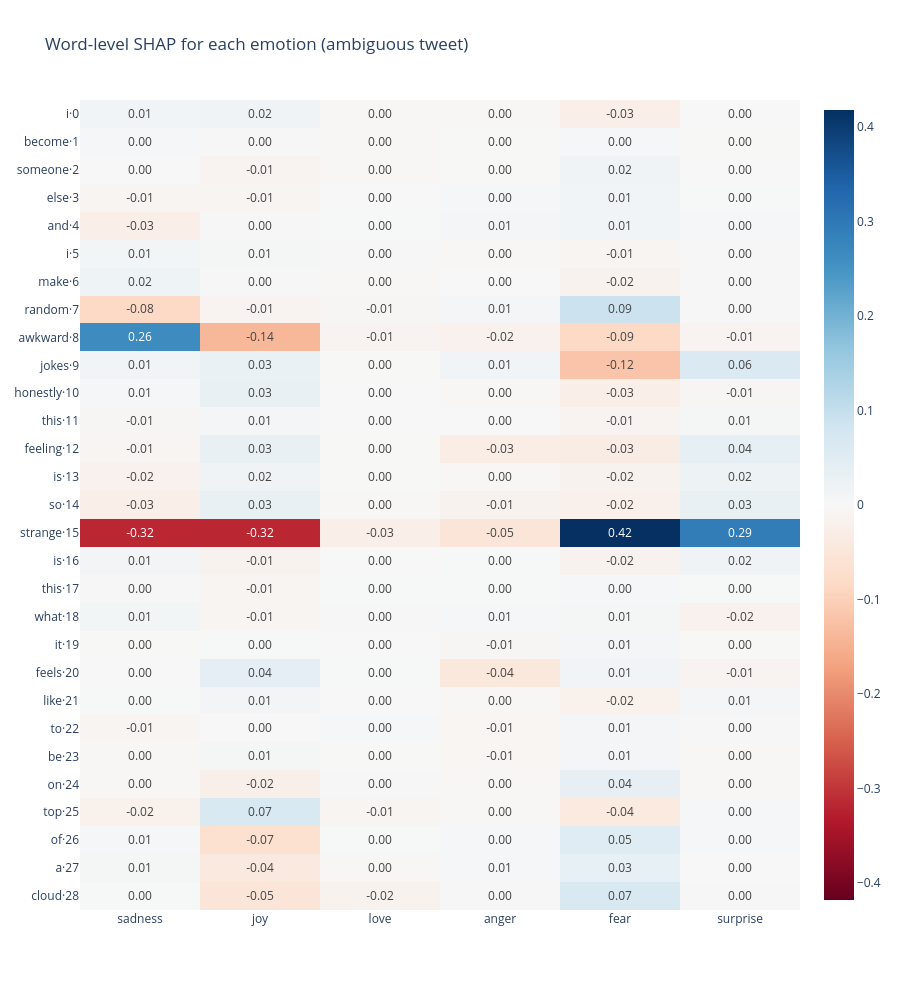

Write notebook code for a chart like this one.
### Markdown cell above
### Q7 *(6 marks)* — One tweet, six explanations
Write **`shap_all_classes(text, max_evals=500)`** that returns a DataFrame: **one row per word** (index like `"word·i"`), **one column per emotion** (`EMOTIONS` order), values = word-level SHAP scores. Call SHAP **only once** (one call already returns all 6 classes).

Draw it as a heat-map (`px.imshow`, diverging colours, midpoint 0) for `amb_text`.

<details><summary>🔑 <b>Hint</b> (click to open)</summary>

Loop <code>for c in range(6)</code> over <code>np.array(sv.values[0])[:, c]</code> and align each column with <code>align_to_words</code>.
</details>

### Code cell
# ✏️ Q7 — YOUR CODE HERE
def shap_all_classes(text, max_evals=500):
    sv = shap_explainer([text], max_evals=max_evals, silent=True)      # ONE call -> all 6 classes
    tokens, vals = list(sv.data[0]), np.array(sv.values[0])
    cols = {}
    for c in range(6):
        words, cols[EMOTIONS[c]] = align_to_words(text, tokens, vals[:, c])
    return pd.DataFrame(cols, index=[f"{w}·{i}" for i, w in enumerate(words)])[EMOTIONS]

heat = shap_all_classes(amb_text)
px.imshow(heat, color_continuous_scale="RdBu", color_continuous_midpoint=0, text_auto=".2f", aspect="auto",
          title="Word-level SHAP for each emotion (ambiguous tweet)").update_layout(height=120 + 30 * len(heat)).show()
heat.round(3)

### Figure 1 — Plotly figure (JSON) as saved in the notebook; plotly's stock layout.template omitted (floating-point values rounded to 4 significant figures; data arrays with more than 128 entries replaced by an {"elided": "..."} marker saying what was removed)
{"data": [{"coloraxis": "coloraxis", "hovertemplate": "x: %{x}<br>y: %{y}<br>color: %{z}<extra></extra>", "name": "0", "texttemplate": "%{z:.2f}", "type": "heatmap", "x": ["sadness", "joy", "love", "anger", "fear", "surprise"], "xaxis": "x", "y": ["i·0", "become·1", "someone·2", "else·3", "and·4", "i·5", "make·6", "random·7", "awkward·8", "jokes·9", "honestly·10", "this·11", "feeling·12", "is·13", "so·14", "strange·15", "is·16", "this·17", "what·18", "it·19", "feels·20", "like·21", "to·22", "be·23", "on·24", "top·25", "of·26", "a·27", "cloud·28"], "yaxis": "y", "z": {"elided": "29x6 float values"}}], "layout": {"coloraxis": {"cmid": 0, "colorscale": [[0.0, "rgb(103,0,31)"], [0.1, "rgb(178,24,43)"], [0.2, "rgb(214,96,77)"], [0.3, "rgb(244,165,130)"], [0.4, "rgb(253,219,199)"], [0.5, "rgb(247,247,247)"], [0.6, "rgb(209,229,240)"], [0.7, "rgb(146,197,222)"], [0.8, "rgb(67,147,195)"], [0.9, "rgb(33,102,172)"], [1.0, "rgb(5,48,97)"]]}, "height": 990, "title": {"text": "Word-level SHAP for each emotion (ambiguous tweet)"}, "xaxis": {"anchor": "y", "domain": [0.0, 1.0]}, "yaxis": {"anchor": "x", "autorange": "reversed", "domain": [0.0, 1.0]}}}
